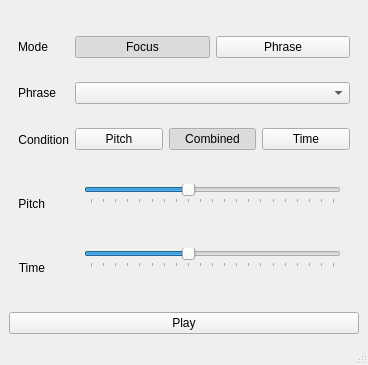
<?xml version="1.0" encoding="UTF-8"?>
<ui version="4.0">
 <class>MainWindow</class>
 <widget class="QMainWindow" name="MainWindow">
  <property name="geometry">
   <rect>
    <x>0</x>
    <y>0</y>
    <width>368</width>
    <height>365</height>
   </rect>
  </property>
  <property name="windowTitle">
   <string>MBOPP</string>
  </property>
  <widget class="QWidget" name="centralwidget">
   <layout class="QVBoxLayout" name="verticalLayout">
    <item>
     <widget class="QWidget" name="widget_2" native="true">
      <layout class="QFormLayout" name="formLayout_2">
       <item row="2" column="0">
        <widget class="QLabel" name="label">
         <property name="sizePolicy">
          <sizepolicy hsizetype="MinimumExpanding" vsizetype="MinimumExpanding">
           <horstretch>0</horstretch>
           <verstretch>0</verstretch>
          </sizepolicy>
         </property>
         <property name="text">
          <string>Phrase</string>
         </property>
         <property name="alignment">
          <set>Qt::AlignRight|Qt::AlignTrailing|Qt::AlignVCenter</set>
         </property>
        </widget>
       </item>
       <item row="2" column="1">
        <widget class="QComboBox" name="phraseSelector">
         <property name="sizePolicy">
          <sizepolicy hsizetype="MinimumExpanding" vsizetype="Fixed">
           <horstretch>0</horstretch>
           <verstretch>0</verstretch>
          </sizepolicy>
         </property>
        </widget>
       </item>
       <item row="4" column="0">
        <widget class="QLabel" name="label_2">
         <property name="sizePolicy">
          <sizepolicy hsizetype="MinimumExpanding" vsizetype="MinimumExpanding">
           <horstretch>0</horstretch>
           <verstretch>0</verstretch>
          </sizepolicy>
         </property>
         <property name="text">
          <string>Pitch</string>
         </property>
         <property name="alignment">
          <set>Qt::AlignRight|Qt::AlignTrailing|Qt::AlignVCenter</set>
         </property>
        </widget>
       </item>
       <item row="4" column="1">
        <widget class="QWidget" name="widget_3" native="true">
         <layout class="QVBoxLayout" name="verticalLayout_2">
          <item>
           <widget class="QSlider" name="pitchSlider">
            <property name="maximum">
             <number>100</number>
            </property>
            <property name="singleStep">
             <number>5</number>
            </property>
            <property name="value">
             <number>40</number>
            </property>
            <property name="orientation">
             <enum>Qt::Horizontal</enum>
            </property>
            <property name="invertedAppearance">
             <bool>false</bool>
            </property>
            <property name="tickPosition">
             <enum>QSlider::TicksBelow</enum>
            </property>
            <property name="tickInterval">
             <number>5</number>
            </property>
           </widget>
          </item>
          <item>
           <widget class="QLabel" name="pitchValueLabel">
            <property name="sizePolicy">
             <sizepolicy hsizetype="MinimumExpanding" vsizetype="Preferred">
              <horstretch>0</horstretch>
              <verstretch>0</verstretch>
             </sizepolicy>
            </property>
            <property name="text">
             <string/>
            </property>
            <property name="alignment">
             <set>Qt::AlignCenter</set>
            </property>
           </widget>
          </item>
         </layout>
        </widget>
       </item>
       <item row="5" column="0">
        <widget class="QLabel" name="label_3">
         <property name="sizePolicy">
          <sizepolicy hsizetype="MinimumExpanding" vsizetype="MinimumExpanding">
           <horstretch>0</horstretch>
           <verstretch>0</verstretch>
          </sizepolicy>
         </property>
         <property name="text">
          <string>Time</string>
         </property>
         <property name="alignment">
          <set>Qt::AlignRight|Qt::AlignTrailing|Qt::AlignVCenter</set>
         </property>
        </widget>
       </item>
       <item row="5" column="1">
        <widget class="QWidget" name="widget_4" native="true">
         <layout class="QVBoxLayout" name="verticalLayout_3">
          <item>
           <widget class="QSlider" name="timeSlider">
            <property name="maximum">
             <number>100</number>
            </property>
            <property name="singleStep">
             <number>5</number>
            </property>
            <property name="value">
             <number>40</number>
            </property>
            <property name="orientation">
             <enum>Qt::Horizontal</enum>
            </property>
            <property name="tickPosition">
             <enum>QSlider::TicksBelow</enum>
            </property>
            <property name="tickInterval">
             <number>5</number>
            </property>
           </widget>
          </item>
          <item>
           <widget class="QLabel" name="timeValueLabel">
            <property name="sizePolicy">
             <sizepolicy hsizetype="MinimumExpanding" vsizetype="Preferred">
              <horstretch>0</horstretch>
              <verstretch>0</verstretch>
             </sizepolicy>
            </property>
            <property name="text">
             <string/>
            </property>
            <property name="alignment">
             <set>Qt::AlignCenter</set>
            </property>
           </widget>
          </item>
         </layout>
        </widget>
       </item>
       <item row="0" column="1">
        <widget class="QWidget" name="widget_5" native="true">
         <property name="sizePolicy">
          <sizepolicy hsizetype="MinimumExpanding" vsizetype="Preferred">
           <horstretch>0</horstretch>
           <verstretch>0</verstretch>
          </sizepolicy>
         </property>
         <layout class="QHBoxLayout" name="horizontalLayout">
          <property name="leftMargin">
           <number>0</number>
          </property>
          <property name="topMargin">
           <number>0</number>
          </property>
          <property name="rightMargin">
           <number>0</number>
          </property>
          <property name="bottomMargin">
           <number>0</number>
          </property>
          <item>
           <widget class="QPushButton" name="focusButton">
            <property name="text">
             <string>Focus</string>
            </property>
            <property name="checkable">
             <bool>true</bool>
            </property>
            <property name="checked">
             <bool>true</bool>
            </property>
            <property name="autoExclusive">
             <bool>true</bool>
            </property>
           </widget>
          </item>
          <item>
           <widget class="QPushButton" name="phraseButton">
            <property name="text">
             <string>Phrase</string>
            </property>
            <property name="checkable">
             <bool>true</bool>
            </property>
            <property name="autoExclusive">
             <bool>true</bool>
            </property>
           </widget>
          </item>
         </layout>
        </widget>
       </item>
       <item row="3" column="1">
        <widget class="QWidget" name="widget" native="true">
         <property name="sizePolicy">
          <sizepolicy hsizetype="MinimumExpanding" vsizetype="Preferred">
           <horstretch>0</horstretch>
           <verstretch>0</verstretch>
          </sizepolicy>
         </property>
         <layout class="QHBoxLayout" name="horizontalLayout_2">
          <property name="leftMargin">
           <number>0</number>
          </property>
          <property name="topMargin">
           <number>0</number>
          </property>
          <property name="rightMargin">
           <number>0</number>
          </property>
          <property name="bottomMargin">
           <number>0</number>
          </property>
          <item>
           <widget class="QPushButton" name="pitchButton">
            <property name="text">
             <string>Pitch</string>
            </property>
            <property name="checkable">
             <bool>true</bool>
            </property>
            <property name="autoExclusive">
             <bool>true</bool>
            </property>
           </widget>
          </item>
          <item>
           <widget class="QPushButton" name="pitchAndTimeButton">
            <property name="text">
             <string>Combined</string>
            </property>
            <property name="checkable">
             <bool>true</bool>
            </property>
            <property name="checked">
             <bool>true</bool>
            </property>
            <property name="autoExclusive">
             <bool>true</bool>
            </property>
           </widget>
          </item>
          <item>
           <widget class="QPushButton" name="timeButton">
            <property name="text">
             <string>Time</string>
            </property>
            <property name="checkable">
             <bool>true</bool>
            </property>
            <property name="autoExclusive">
             <bool>true</bool>
            </property>
           </widget>
          </item>
         </layout>
        </widget>
       </item>
       <item row="3" column="0">
        <widget class="QLabel" name="label_4">
         <property name="sizePolicy">
          <sizepolicy hsizetype="MinimumExpanding" vsizetype="MinimumExpanding">
           <horstretch>0</horstretch>
           <verstretch>0</verstretch>
          </sizepolicy>
         </property>
         <property name="text">
          <string>Condition</string>
         </property>
         <property name="alignment">
          <set>Qt::AlignRight|Qt::AlignTrailing|Qt::AlignVCenter</set>
         </property>
        </widget>
       </item>
       <item row="0" column="0">
        <widget class="QLabel" name="label_5">
         <property name="sizePolicy">
          <sizepolicy hsizetype="MinimumExpanding" vsizetype="MinimumExpanding">
           <horstretch>0</horstretch>
           <verstretch>0</verstretch>
          </sizepolicy>
         </property>
         <property name="text">
          <string>Mode</string>
         </property>
         <property name="alignment">
          <set>Qt::AlignRight|Qt::AlignTrailing|Qt::AlignVCenter</set>
         </property>
        </widget>
       </item>
      </layout>
     </widget>
    </item>
    <item>
     <widget class="QPushButton" name="playButton">
      <property name="text">
       <string>Play</string>
      </property>
     </widget>
    </item>
   </layout>
  </widget>
  <widget class="QMenuBar" name="menubar">
   <property name="geometry">
    <rect>
     <x>0</x>
     <y>0</y>
     <width>368</width>
     <height>30</height>
    </rect>
   </property>
  </widget>
  <widget class="QStatusBar" name="statusbar"/>
 </widget>
 <resources/>
 <connections>
  <connection>
   <sender>pitchSlider</sender>
   <signal>valueChanged(int)</signal>
   <receiver>pitchValueLabel</receiver>
   <slot>setNum(int)</slot>
   <hints>
    <hint type="sourcelabel">
     <x>152</x>
     <y>159</y>
    </hint>
    <hint type="destinationlabel">
     <x>152</x>
     <y>184</y>
    </hint>
   </hints>
  </connection>
  <connection>
   <sender>timeSlider</sender>
   <signal>valueChanged(int)</signal>
   <receiver>timeValueLabel</receiver>
   <slot>setNum(int)</slot>
   <hints>
    <hint type="sourcelabel">
     <x>152</x>
     <y>221</y>
    </hint>
    <hint type="destinationlabel">
     <x>152</x>
     <y>246</y>
    </hint>
   </hints>
  </connection>
 </connections>
</ui>
